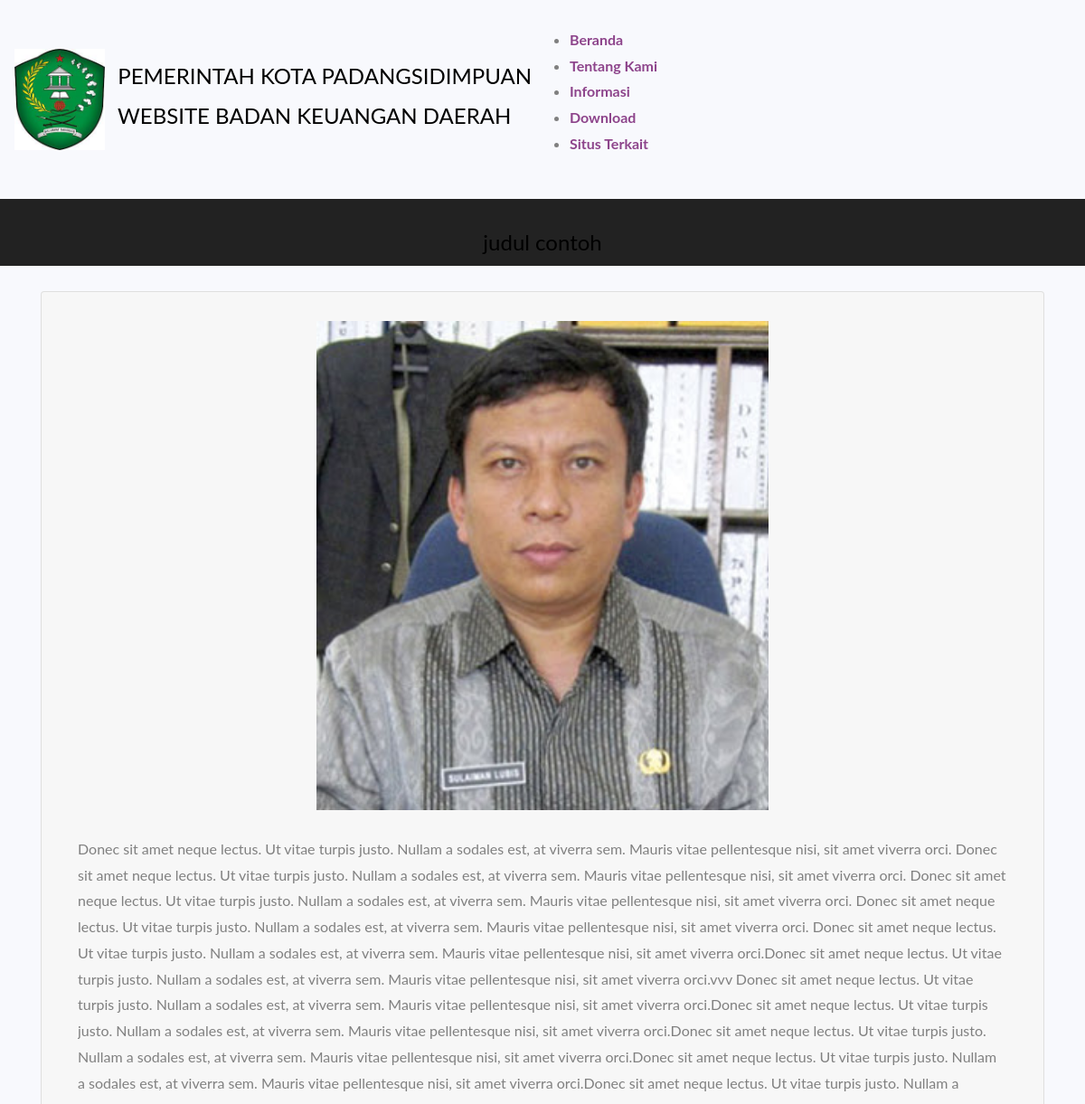
Before: /welcome/baca/5 (upper part) with the older database file.
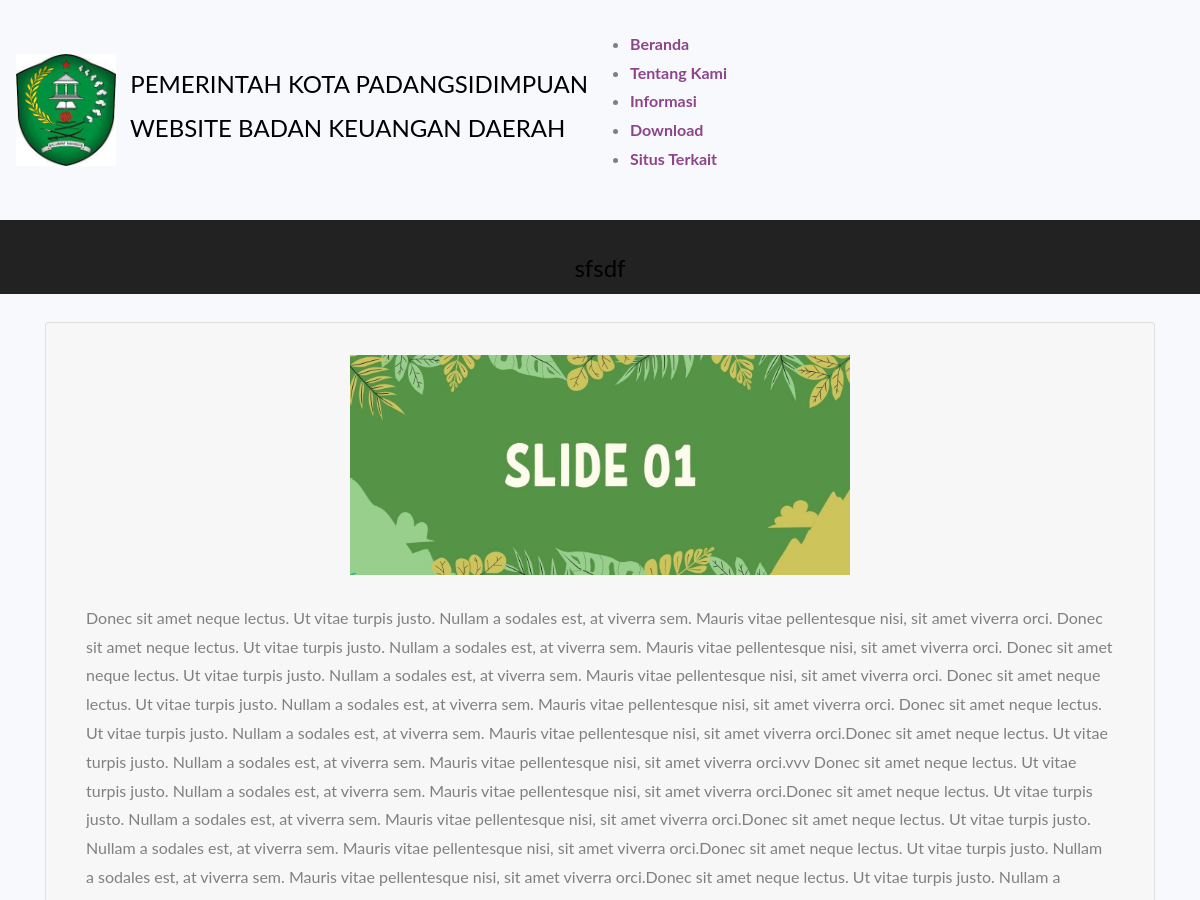
After: the same page with the newer database file.
### tables this page shows
CREATE TABLE `tbl_berita` (
  `id_berita` int(128) NOT NULL,
  `judul` varchar(250) NOT NULL,
  `isi` longtext NOT NULL,
  `nama_berkas` varchar(250) NOT NULL,
  `tanggal` datetime NOT NULL DEFAULT current_timestamp()
);

### application/controllers/Welcome.php (called while the page is built, shortened)
<?php
class Welcome extends CI_Controller {
	public function __construct()
	{
		$this->load->helper('url');
		$this->load->helper('form');
		$this->load->library('form_validation');
		$this->load->model('model_login');
		$this->load->model('model_download');
		$this->load->model('model_situsterkait');
		$this->load->model('model_polling');
		$this->load->model('model_informasi');
		$this->load->model('model_berita');
		$this->load->library('session');
	}
	function baca($id_berita)
	{
		$data['content'] = $this->model_berita->Tampilberitaid($id_berita);
		$this->load->view('baca',$data);
	}
}

### index.php (called while the page is built, shortened)
<?php
require_once BASEPATH.'core/CodeIgniter.php';

### application/models/Model_berita.php (called while the page is built, shortened)
<?php if ( ! defined('BASEPATH')) exit('No direct script access allowed');
class Model_berita extends CI_Model {
	function Tampilberitaid($id_berita)
    {
		$this->db->where('id_berita' ,$id_berita);
        return $this->db->from('tbl_berita')
			->get()
			->row();
    }
}

### application/views/baca.php (the view, shortened to what this page needs)
<BR>
<div class="latest-project-area black-bg pt-30">
        <div class="container">
            <div class="row">
                <div class="col-lg-12 text-center">
                    <div class="section-title">
                        <h4><?= $content->judul ?></h4>
                    </div>
                </div>
            </div>
        </div>
    </div>
    <BR>
    <section id_download="services" class="services">
      <div class="container">
  <div class="card mb-3">
        <div class="card-header">
        <div class="card-body">
          <div class="table-responsive">
          <table class="table table-bordered" id="example" width="100%" cellspacing="0">
              <center><img src="<?php echo base_url('uploads/')?><?= $content->nama_berkas ?>" width="500px" alt=""></center>
              <br>
            </table>
          </div>
        </div>
      </div>
    </div>
  </div>

Changed rows visible on the page:
changed tbl_berita: judul "judul contoh" → "sfsdf"; nama_berkas: a different picture
